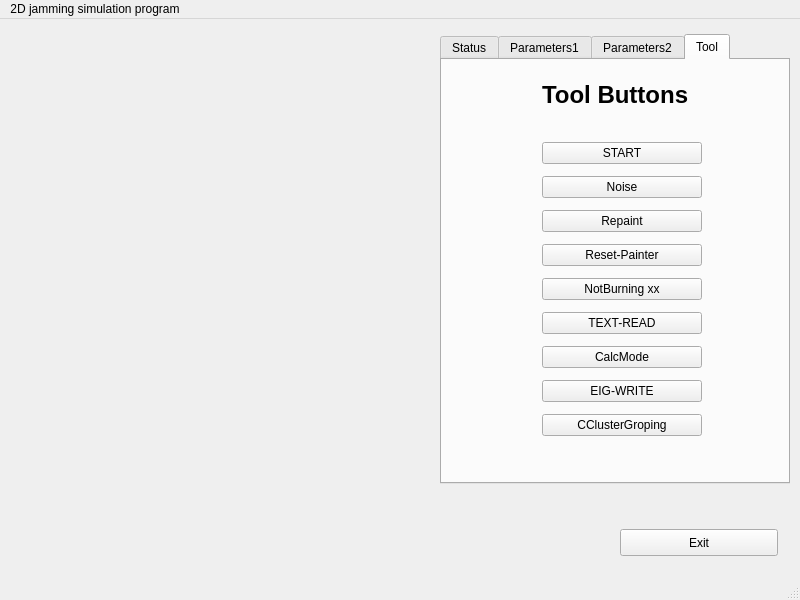
<?xml version="1.0" encoding="UTF-8"?>
<ui version="4.0">
 <class>MainWindow</class>
 <widget class="QMainWindow" name="MainWindow">
  <property name="geometry">
   <rect>
    <x>0</x>
    <y>0</y>
    <width>800</width>
    <height>600</height>
   </rect>
  </property>
  <property name="windowTitle">
   <string>MainWindow</string>
  </property>
  <widget class="QWidget" name="centralwidget">
   <widget class="QTabWidget" name="tabWidget">
    <property name="geometry">
     <rect>
      <x>440</x>
      <y>15</y>
      <width>350</width>
      <height>450</height>
     </rect>
    </property>
    <property name="currentIndex">
     <number>3</number>
    </property>
    <widget class="QWidget" name="statustab">
     <attribute name="title">
      <string>Status</string>
     </attribute>
     <widget class="QLabel" name="status_lb">
      <property name="geometry">
       <rect>
        <x>30</x>
        <y>90</y>
        <width>291</width>
        <height>31</height>
       </rect>
      </property>
      <property name="text">
       <string>&lt;html&gt;&lt;head/&gt;&lt;body&gt;&lt;p align=&quot;center&quot;&gt;\(^o^)/ &amp;lt; &amp;quot;Hello World!&amp;quot;&lt;/p&gt;&lt;/body&gt;&lt;/html&gt;</string>
      </property>
     </widget>
     <widget class="QWidget" name="verticalLayoutWidget_4">
      <property name="geometry">
       <rect>
        <x>30</x>
        <y>130</y>
        <width>293</width>
        <height>211</height>
       </rect>
      </property>
      <layout class="QVBoxLayout" name="verticalLayout_9">
       <property name="spacing">
        <number>2</number>
       </property>
       <item>
        <layout class="QHBoxLayout" name="horizontalLayout_22">
         <item>
          <widget class="QLabel" name="label_41">
           <property name="text">
            <string>Packing state is... </string>
           </property>
          </widget>
         </item>
         <item>
          <widget class="QLabel" name="state_lb">
           <property name="text">
            <string>mechanical unstable&gt;&lt;</string>
           </property>
          </widget>
         </item>
        </layout>
       </item>
       <item>
        <layout class="QHBoxLayout" name="horizontalLayout">
         <item>
          <widget class="QLabel" name="label_38">
           <property name="text">
            <string>Total energy: </string>
           </property>
          </widget>
         </item>
         <item>
          <widget class="QLabel" name="eng_lb">
           <property name="text">
            <string>???</string>
           </property>
          </widget>
         </item>
        </layout>
       </item>
       <item>
        <layout class="QHBoxLayout" name="horizontalLayout_23">
         <item>
          <widget class="QLabel" name="label_43">
           <property name="text">
            <string>Packing fraction: </string>
           </property>
          </widget>
         </item>
         <item>
          <widget class="QLabel" name="phi_lb">
           <property name="text">
            <string>???</string>
           </property>
          </widget>
         </item>
        </layout>
       </item>
       <item>
        <layout class="QHBoxLayout" name="horizontalLayout_24">
         <item>
          <widget class="QLabel" name="label_45">
           <property name="text">
            <string>Free modes:</string>
           </property>
          </widget>
         </item>
         <item>
          <widget class="QLabel" name="mode_lb">
           <property name="text">
            <string>???</string>
           </property>
          </widget>
         </item>
        </layout>
       </item>
       <item>
        <layout class="QHBoxLayout" name="horizontalLayout_25">
         <item>
          <widget class="QLabel" name="label_47">
           <property name="text">
            <string>Mean contact:</string>
           </property>
          </widget>
         </item>
         <item>
          <widget class="QLabel" name="mcod_lb">
           <property name="text">
            <string>???</string>
           </property>
          </widget>
         </item>
        </layout>
       </item>
       <item>
        <layout class="QHBoxLayout" name="horizontalLayout_26">
         <item>
          <widget class="QLabel" name="label_55">
           <property name="text">
            <string>Co-vibration cluster:</string>
           </property>
          </widget>
         </item>
         <item>
          <widget class="QLabel" name="cvc_lb">
           <property name="text">
            <string>???</string>
           </property>
          </widget>
         </item>
        </layout>
       </item>
       <item>
        <layout class="QHBoxLayout" name="horizontalLayout_30">
         <item>
          <widget class="QLabel" name="label_57">
           <property name="text">
            <string>Negative eigenvalue...</string>
           </property>
          </widget>
         </item>
         <item>
          <widget class="QLabel" name="neig_lb">
           <property name="text">
            <string>Exist?</string>
           </property>
          </widget>
         </item>
        </layout>
       </item>
       <item>
        <layout class="QHBoxLayout" name="horizontalLayout_21">
         <item>
          <widget class="QLabel" name="label_39">
           <property name="minimumSize">
            <size>
             <width>110</width>
             <height>0</height>
            </size>
           </property>
           <property name="text">
            <string>Eigenmode:</string>
           </property>
          </widget>
         </item>
         <item>
          <widget class="QLineEdit" name="eignum_le">
           <property name="maximumSize">
            <size>
             <width>100</width>
             <height>16777215</height>
            </size>
           </property>
          </widget>
         </item>
         <item>
          <widget class="QLabel" name="eignum_lb">
           <property name="minimumSize">
            <size>
             <width>50</width>
             <height>0</height>
            </size>
           </property>
           <property name="text">
            <string>( ??? )</string>
           </property>
          </widget>
         </item>
        </layout>
       </item>
      </layout>
     </widget>
     <widget class="QLabel" name="statuslabel">
      <property name="geometry">
       <rect>
        <x>80</x>
        <y>40</y>
        <width>181</width>
        <height>31</height>
       </rect>
      </property>
      <property name="text">
       <string>&lt;html&gt;&lt;head/&gt;&lt;body&gt;&lt;p&gt;&lt;span style=&quot; font-size:18pt; font-weight:600;&quot;&gt;System Status&lt;/span&gt;&lt;/p&gt;&lt;/body&gt;&lt;/html&gt;</string>
      </property>
     </widget>
     <widget class="QPushButton" name="startBt_2">
      <property name="geometry">
       <rect>
        <x>160</x>
        <y>360</y>
        <width>158</width>
        <height>27</height>
       </rect>
      </property>
      <property name="text">
       <string>START</string>
      </property>
     </widget>
    </widget>
    <widget class="QWidget" name="paratab1">
     <attribute name="title">
      <string>Parameters1</string>
     </attribute>
     <widget class="QLabel" name="syslabel">
      <property name="geometry">
       <rect>
        <x>60</x>
        <y>5</y>
        <width>241</width>
        <height>31</height>
       </rect>
      </property>
      <property name="text">
       <string>&lt;html&gt;&lt;head/&gt;&lt;body&gt;&lt;p&gt;&lt;span style=&quot; font-size:18pt; font-weight:600;&quot;&gt;System parameters&lt;/span&gt;&lt;/p&gt;&lt;/body&gt;&lt;/html&gt;</string>
      </property>
     </widget>
     <widget class="QPushButton" name="sysdefBt">
      <property name="geometry">
       <rect>
        <x>240</x>
        <y>390</y>
        <width>99</width>
        <height>27</height>
       </rect>
      </property>
      <property name="text">
       <string>Set Default</string>
      </property>
     </widget>
     <widget class="QWidget" name="verticalLayoutWidget_5">
      <property name="geometry">
       <rect>
        <x>40</x>
        <y>40</y>
        <width>270</width>
        <height>346</height>
       </rect>
      </property>
      <layout class="QVBoxLayout" name="verticalLayout_5">
       <property name="spacing">
        <number>6</number>
       </property>
       <item>
        <layout class="QHBoxLayout" name="horizontalLayout_14">
         <item>
          <widget class="QLabel" name="seed_n">
           <property name="text">
            <string>seed:</string>
           </property>
          </widget>
         </item>
         <item>
          <widget class="QLineEdit" name="seed_in">
           <property name="text">
            <string>0</string>
           </property>
          </widget>
         </item>
         <item>
          <widget class="QLabel" name="seed_v">
           <property name="text">
            <string>(0) </string>
           </property>
          </widget>
         </item>
        </layout>
       </item>
       <item>
        <layout class="QHBoxLayout" name="horizontalLayout_12">
         <item>
          <widget class="QLabel" name="phi_n">
           <property name="text">
            <string>Packing Fraction:</string>
           </property>
          </widget>
         </item>
         <item>
          <widget class="QLineEdit" name="phi_in">
           <property name="text">
            <string>1.0</string>
           </property>
          </widget>
         </item>
         <item>
          <widget class="QLabel" name="phi_v">
           <property name="text">
            <string>(1.0) </string>
           </property>
          </widget>
         </item>
        </layout>
       </item>
       <item>
        <layout class="QHBoxLayout" name="horizontalLayout_11">
         <item>
          <widget class="QLabel" name="crrate_v">
           <property name="text">
            <string>Compressing Rate:</string>
           </property>
          </widget>
         </item>
         <item>
          <widget class="QLineEdit" name="crrate_in">
           <property name="text">
            <string>0.05</string>
           </property>
          </widget>
         </item>
         <item>
          <widget class="QLabel" name="crrate_v_2">
           <property name="text">
            <string>(0.05) </string>
           </property>
          </widget>
         </item>
        </layout>
       </item>
       <item>
        <layout class="QHBoxLayout" name="horizontalLayout_10">
         <item>
          <widget class="QLabel" name="N_n">
           <property name="text">
            <string>the number of particles:</string>
           </property>
          </widget>
         </item>
         <item>
          <widget class="QLineEdit" name="N_in">
           <property name="text">
            <string>64</string>
           </property>
          </widget>
         </item>
         <item>
          <widget class="QLabel" name="N_v">
           <property name="text">
            <string>(64) </string>
           </property>
          </widget>
         </item>
        </layout>
       </item>
       <item>
        <layout class="QHBoxLayout" name="horizontalLayout_16">
         <item>
          <widget class="QLabel" name="pex_n">
           <property name="text">
            <string>Potential Exponent:</string>
           </property>
          </widget>
         </item>
         <item>
          <widget class="QLineEdit" name="pex_in">
           <property name="text">
            <string>2.0</string>
           </property>
          </widget>
         </item>
         <item>
          <widget class="QLabel" name="pex_v">
           <property name="text">
            <string>(2.0) </string>
           </property>
          </widget>
         </item>
        </layout>
       </item>
       <item>
        <layout class="QHBoxLayout" name="horizontalLayout_2">
         <item>
          <widget class="QLabel" name="lx_n">
           <property name="text">
            <string>x-length of the box:</string>
           </property>
          </widget>
         </item>
         <item>
          <widget class="QLineEdit" name="lx_in">
           <property name="text">
            <string>400</string>
           </property>
          </widget>
         </item>
         <item>
          <widget class="QLabel" name="lx_v">
           <property name="text">
            <string>(400) </string>
           </property>
          </widget>
         </item>
        </layout>
       </item>
       <item>
        <layout class="QHBoxLayout" name="horizontalLayout_17">
         <item>
          <widget class="QLabel" name="ly_n">
           <property name="text">
            <string>y-length of the box:</string>
           </property>
          </widget>
         </item>
         <item>
          <widget class="QLineEdit" name="ly_in">
           <property name="text">
            <string>400</string>
           </property>
          </widget>
         </item>
         <item>
          <widget class="QLabel" name="ly_v">
           <property name="text">
            <string>(400) </string>
           </property>
          </widget>
         </item>
        </layout>
       </item>
       <item>
        <layout class="QHBoxLayout" name="horizontalLayout_15">
         <item>
          <widget class="QLabel" name="sr_n">
           <property name="text">
            <string>Size Ratio:</string>
           </property>
          </widget>
         </item>
         <item>
          <widget class="QLineEdit" name="sr_in">
           <property name="text">
            <string>1.4</string>
           </property>
          </widget>
         </item>
         <item>
          <widget class="QLabel" name="sr_v">
           <property name="text">
            <string>(1.4) </string>
           </property>
          </widget>
         </item>
        </layout>
       </item>
       <item>
        <layout class="QHBoxLayout" name="horizontalLayout_3">
         <item>
          <widget class="QLabel" name="mix1_n">
           <property name="text">
            <string>Mix Ratio(I):</string>
           </property>
          </widget>
         </item>
         <item>
          <widget class="QLineEdit" name="mix1_in">
           <property name="text">
            <string>1</string>
           </property>
          </widget>
         </item>
         <item>
          <widget class="QLabel" name="mix1_v">
           <property name="text">
            <string>(1) </string>
           </property>
          </widget>
         </item>
        </layout>
       </item>
       <item>
        <layout class="QHBoxLayout" name="horizontalLayout_18">
         <item>
          <widget class="QLabel" name="mix2_n">
           <property name="text">
            <string>Mix Ratio(II):</string>
           </property>
          </widget>
         </item>
         <item>
          <widget class="QLineEdit" name="mix2_in">
           <property name="text">
            <string>1</string>
           </property>
          </widget>
         </item>
         <item>
          <widget class="QLabel" name="mix2_v">
           <property name="text">
            <string>(1) </string>
           </property>
          </widget>
         </item>
        </layout>
       </item>
      </layout>
     </widget>
    </widget>
    <widget class="QWidget" name="paratab2">
     <attribute name="title">
      <string>Parameters2</string>
     </attribute>
     <widget class="QWidget" name="layoutWidget">
      <property name="geometry">
       <rect>
        <x>10</x>
        <y>110</y>
        <width>329</width>
        <height>234</height>
       </rect>
      </property>
      <layout class="QVBoxLayout" name="verticalLayout_8">
       <property name="spacing">
        <number>0</number>
       </property>
       <item>
        <layout class="QHBoxLayout" name="horizontalLayout_34">
         <item>
          <widget class="QLabel" name="tstep_n">
           <property name="text">
            <string>TimeStep:</string>
           </property>
          </widget>
         </item>
         <item>
          <widget class="QLineEdit" name="tstep_in">
           <property name="text">
            <string>0.01</string>
           </property>
          </widget>
         </item>
         <item>
          <widget class="QLabel" name="tstep_v">
           <property name="text">
            <string>(0.01)</string>
           </property>
          </widget>
         </item>
        </layout>
       </item>
       <item>
        <layout class="QHBoxLayout" name="horizontalLayout_35">
         <item>
          <widget class="QLabel" name="damp_n">
           <property name="text">
            <string>Damping Coefficient:</string>
           </property>
          </widget>
         </item>
         <item>
          <widget class="QLineEdit" name="damp_in">
           <property name="text">
            <string>10</string>
           </property>
          </widget>
         </item>
         <item>
          <widget class="QLabel" name="damp_v">
           <property name="text">
            <string>(10)</string>
           </property>
          </widget>
         </item>
        </layout>
       </item>
       <item>
        <layout class="QHBoxLayout" name="horizontalLayout_31">
         <item>
          <widget class="QLabel" name="IFT_n">
           <property name="text">
            <string>increasing fraction of Tstep</string>
           </property>
          </widget>
         </item>
         <item>
          <widget class="QLineEdit" name="IFT_in">
           <property name="text">
            <string>1.1</string>
           </property>
          </widget>
         </item>
         <item>
          <widget class="QLabel" name="IFT_v">
           <property name="text">
            <string>(1.1)</string>
           </property>
          </widget>
         </item>
        </layout>
       </item>
       <item>
        <layout class="QHBoxLayout" name="horizontalLayout_32">
         <item>
          <widget class="QLabel" name="DFT_n">
           <property name="text">
            <string>decreasing fraction of Tstep</string>
           </property>
          </widget>
         </item>
         <item>
          <widget class="QLineEdit" name="DFT_in">
           <property name="text">
            <string>0.5</string>
           </property>
          </widget>
         </item>
         <item>
          <widget class="QLabel" name="DFT_v">
           <property name="text">
            <string>(0.5)</string>
           </property>
          </widget>
         </item>
        </layout>
       </item>
       <item>
        <layout class="QHBoxLayout" name="horizontalLayout_33">
         <item>
          <widget class="QLabel" name="DFDT_n">
           <property name="text">
            <string>decreasing fraction of DampT</string>
           </property>
          </widget>
         </item>
         <item>
          <widget class="QLineEdit" name="DFDT_in">
           <property name="text">
            <string>0.99</string>
           </property>
          </widget>
         </item>
         <item>
          <widget class="QLabel" name="DFDT_v">
           <property name="text">
            <string>(0.99)</string>
           </property>
          </widget>
         </item>
        </layout>
       </item>
       <item>
        <layout class="QHBoxLayout" name="horizontalLayout_27">
         <item>
          <widget class="QLabel" name="DTinit_n">
           <property name="text">
            <string>initial DampT value</string>
           </property>
          </widget>
         </item>
         <item>
          <widget class="QLineEdit" name="DTinit_in">
           <property name="text">
            <string>0.1</string>
           </property>
          </widget>
         </item>
         <item>
          <widget class="QLabel" name="DTinit_v">
           <property name="text">
            <string>(0.1)</string>
           </property>
          </widget>
         </item>
        </layout>
       </item>
       <item>
        <layout class="QHBoxLayout" name="horizontalLayout_28">
         <item>
          <widget class="QLabel" name="maxT_n">
           <property name="text">
            <string>Tstep Maximum:</string>
           </property>
          </widget>
         </item>
         <item>
          <widget class="QLineEdit" name="maxT_in">
           <property name="text">
            <string>0.5</string>
           </property>
          </widget>
         </item>
         <item>
          <widget class="QLabel" name="maxT_v">
           <property name="text">
            <string>(0.5)</string>
           </property>
          </widget>
         </item>
        </layout>
       </item>
       <item>
        <layout class="QHBoxLayout" name="horizontalLayout_29">
         <item>
          <widget class="QLabel" name="delayFIRE_n">
           <property name="text">
            <string>Delay time for FIRE engine</string>
           </property>
          </widget>
         </item>
         <item>
          <widget class="QLineEdit" name="delayFIRE_in">
           <property name="text">
            <string>5</string>
           </property>
          </widget>
         </item>
         <item>
          <widget class="QLabel" name="delayFIRE_v">
           <property name="text">
            <string>(5)</string>
           </property>
          </widget>
         </item>
        </layout>
       </item>
      </layout>
     </widget>
     <widget class="QLabel" name="MDlabel">
      <property name="geometry">
       <rect>
        <x>70</x>
        <y>50</y>
        <width>191</width>
        <height>31</height>
       </rect>
      </property>
      <property name="text">
       <string>&lt;html&gt;&lt;head/&gt;&lt;body&gt;&lt;p&gt;&lt;span style=&quot; font-size:18pt; font-weight:600;&quot;&gt;MD parameters&lt;/span&gt;&lt;/p&gt;&lt;/body&gt;&lt;/html&gt;</string>
      </property>
     </widget>
     <widget class="QPushButton" name="MDdefBt">
      <property name="geometry">
       <rect>
        <x>240</x>
        <y>390</y>
        <width>99</width>
        <height>27</height>
       </rect>
      </property>
      <property name="text">
       <string>Set Default</string>
      </property>
     </widget>
    </widget>
    <widget class="QWidget" name="tooltab">
     <attribute name="title">
      <string>Tool</string>
     </attribute>
     <widget class="QWidget" name="verticalLayoutWidget">
      <property name="geometry">
       <rect>
        <x>100</x>
        <y>70</y>
        <width>160</width>
        <height>326</height>
       </rect>
      </property>
      <layout class="QVBoxLayout" name="verticalLayout">
       <property name="spacing">
        <number>0</number>
       </property>
       <item>
        <widget class="QPushButton" name="startBt">
         <property name="text">
          <string>START</string>
         </property>
        </widget>
       </item>
       <item>
        <widget class="QPushButton" name="noiseBt">
         <property name="text">
          <string>Noise</string>
         </property>
        </widget>
       </item>
       <item>
        <widget class="QPushButton" name="repBt">
         <property name="text">
          <string>Repaint</string>
         </property>
        </widget>
       </item>
       <item>
        <widget class="QPushButton" name="resetPtBt">
         <property name="text">
          <string>Reset-Painter</string>
         </property>
        </widget>
       </item>
       <item>
        <widget class="QPushButton" name="burnBt">
         <property name="text">
          <string>NotBurning xx</string>
         </property>
        </widget>
       </item>
       <item>
        <widget class="QPushButton" name="readBt">
         <property name="text">
          <string>TEXT-READ</string>
         </property>
        </widget>
       </item>
       <item>
        <widget class="QPushButton" name="calcmodeBt">
         <property name="text">
          <string>CalcMode</string>
         </property>
        </widget>
       </item>
       <item>
        <widget class="QPushButton" name="writeeigBt">
         <property name="text">
          <string>EIG-WRITE</string>
         </property>
        </widget>
       </item>
       <item>
        <widget class="QPushButton" name="ccgBt">
         <property name="text">
          <string>CClusterGroping</string>
         </property>
        </widget>
       </item>
      </layout>
     </widget>
     <widget class="QLabel" name="toollabel">
      <property name="geometry">
       <rect>
        <x>100</x>
        <y>20</y>
        <width>151</width>
        <height>31</height>
       </rect>
      </property>
      <property name="text">
       <string>&lt;html&gt;&lt;head/&gt;&lt;body&gt;&lt;p&gt;&lt;span style=&quot; font-size:18pt; font-weight:600;&quot;&gt;Tool Buttons&lt;/span&gt;&lt;/p&gt;&lt;/body&gt;&lt;/html&gt;</string>
      </property>
     </widget>
    </widget>
   </widget>
   <widget class="QPushButton" name="exit_bt">
    <property name="geometry">
     <rect>
      <x>620</x>
      <y>510</y>
      <width>158</width>
      <height>27</height>
     </rect>
    </property>
    <property name="text">
     <string>Exit</string>
    </property>
   </widget>
   <widget class="FIREVV" name="Grp" native="true">
    <property name="geometry">
     <rect>
      <x>3</x>
      <y>30</y>
      <width>430</width>
      <height>430</height>
     </rect>
    </property>
   </widget>
   <zorder>exit_bt</zorder>
   <zorder>Grp</zorder>
   <zorder>tabWidget</zorder>
  </widget>
  <widget class="QMenuBar" name="menubar">
   <property name="geometry">
    <rect>
     <x>0</x>
     <y>0</y>
     <width>800</width>
     <height>22</height>
    </rect>
   </property>
   <widget class="QMenu" name="menuJam">
    <property name="title">
     <string>2D jamming simulation program</string>
    </property>
   </widget>
   <addaction name="menuJam"/>
  </widget>
  <widget class="QStatusBar" name="statusbar"/>
 </widget>
 <customwidgets>
  <customwidget>
   <class>FIREVV</class>
   <extends>QWidget</extends>
   <header>FIREVV.h</header>
   <container>1</container>
  </customwidget>
 </customwidgets>
 <resources/>
 <connections/>
</ui>
